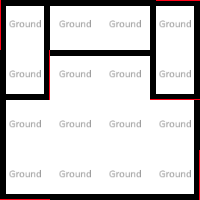

A 2D game scene composited from a Tiled map and its tileset images. What follows is a short description and the map's XML, with every tile layer's data as written:
An orthogonal 4x4 tile map with 50x50 px tiles, 4 tile layers (Ground, Walls, Walls2, WallsAboveVent), 1 hidden layer not drawn, 2 tilesets and 3 objects (Vent).

<map version="1.5" tiledversion="1.7.2" orientation="orthogonal" renderorder="left-up" compressionlevel="0" width="4" height="4" tilewidth="50" tileheight="50" infinite="0" nextlayerid="34" nextobjectid="84">
 <properties>
  <property name="NoAgents" type="bool" value="false" />
  <property name="NoSpawning" type="bool" value="false" />
  <property name="Skybox" value="/Skybox/AllSky_Space_AnotherPlanet" />
  <property name="SkyboxRotation" value="180;0;0" />
 </properties>
 <tileset firstgid="1" source="../../_Tiled/Master.tsx" />
 <tileset firstgid="34" source="../../_Tiled/Deco.tsx" />
 <group id="5" name="Floor 0">
  <properties>
   <property name="Height" type="float" value="2.5" />
   <property name="Skybox" value="/Skybox/AllSky_Space_AnotherPlanet" />
  </properties>
  <layer id="1" name="Ground" width="4" height="4">
   <properties>
    <property name="Materials" value="[ground]" />
    <property name="Walkable" type="bool" value="true" />
   </properties>
   <data encoding="csv">
4,4,4,4,
4,4,4,4,
4,4,4,4,
4,4,4,4
</data>
  </layer>
  <objectgroup id="4" name="Transitions">
   <object id="66" gid="8" x="150" y="48" width="50" height="50" rotation="180">
    <properties>
     <property name="TargetZone" value="Level2Room2" />
    </properties>
   </object>
   <object id="73" gid="8" x="100" y="48" width="50" height="50" rotation="180">
    <properties>
     <property name="TargetZone" value="Level2Room2" />
    </properties>
   </object>
  </objectgroup>
  <objectgroup id="27" name="Objects">
   <object id="80" type="Vent" gid="40" x="50" y="100" width="50" height="50">
    <properties>
     <property name="Offset" value="0.6;0.35;0.5" />
     <property name="Rotate" value="-90;-90;0" />
     <property name="Scale" value="0.2;0.3;0.2" />
    </properties>
   </object>
  </objectgroup>
  <layer id="28" name="Ceiling" width="4" height="4" visible="0">
   <properties>
    <property name="AtCeiling" type="bool" value="true" />
    <property name="Materials" value="[ceiling]" />
   </properties>
   <data encoding="csv">
3,3,3,3,
3,3,3,3,
3,3,3,3,
3,3,3,3
</data>
  </layer>
  <layer id="3" name="Walls" width="4" height="4">
   <properties>
    <property name="ConnectToCeiling" type="bool" value="true" />
    <property name="Materials" value="[mainWalls]" />
   </properties>
   <data encoding="csv">
2684354566,3221225477,3221225477,3221225478,
2684354565,0,0,1610612741,
2684354565,0,0,1610612741,
6,5,5,1610612742
</data>
  </layer>
  <layer id="30" name="Walls2" width="4" height="4">
   <properties>
    <property name="Anchor" type="int" value="-1" />
    <property name="ConnectToCeiling" type="bool" value="true" />
    <property name="Materials" value="[mainWalls]" />
   </properties>
   <data encoding="csv">
1610612741,0,0,2684354565,
1610612742,3221225477,3221225477,6,
0,0,0,0,
0,0,0,0
</data>
  </layer>
  <layer id="31" name="WallsAboveVent" width="4" height="4" offsetx="0" offsety="1">
   <properties>
    <property name="ConnectToCeiling" type="bool" value="true" />
    <property name="Materials" value="[walls]" />
    <property name="Y" value="2" />
   </properties>
   <data encoding="csv">
0,0,0,0,
0,0,0,0,
0,0,0,0,
0,0,0,0
</data>
  </layer>
 </group>
</map>
